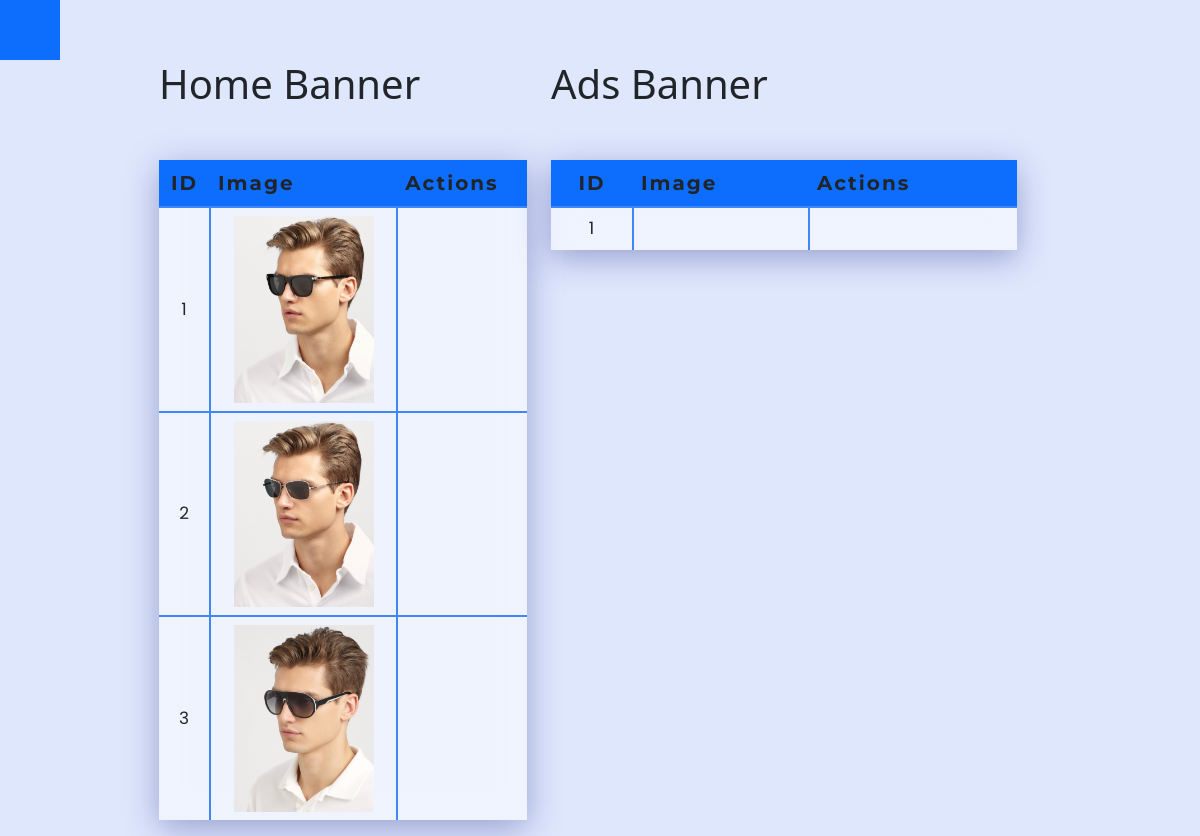
The page /admin/banner.php (signed in) on the database its author committed.
### tables this page shows
CREATE TABLE `home_banner` (
  `ID` int(11) NOT NULL,
  `Img_name` tinytext NOT NULL
);

CREATE TABLE `ads_banner` (
  `ID` int(11) NOT NULL,
  `Img_name` int(11) NOT NULL
);

### dbh/conn.php (called while the page is built, shortened)
<?php
function ENC($string, $action = 'encrypt')
{
  $encrypt_method = "AES-256-CBC";
  $secret_key = 'ZvOLdaDY4222yxiAVQuD3xg9bjbJ';
  $secret_iv = 'B7hm482C0zj';
  $key = hash('sha256', $secret_key);
  $iv = substr(hash('sha256', $secret_iv), 0, 16);
  if ($action == 'encrypt') {
    $output = openssl_encrypt($string, $encrypt_method, $key, 0, $iv);
    $output = base64_encode($output);
  } else if ($action == 'decrypt') {
    $output = openssl_decrypt(base64_decode($string), $encrypt_method, $key, 0, $iv);
  }
  return $output;
}

### admin/banner.php (the view, shortened to what this page needs)
<?php
 include_once '../dbh/conn.php';
 if(!isset($_SESSION['role'])){
    header("Location: ../login.php");
 }else{
?>
    <!DOCTYPE html>
    <html lang="en" style="height:100vh;background-color: #dfe7fd">
    <head>
        <link rel="stylesheet" href="../css/dash.css" />
        <link href="https://cdn.jsdelivr.net/npm/bootstrap@5.0.2/dist/css/bootstrap.min.css" rel="stylesheet" />
    </head>
    <body class="h-100">
        <div class="main h-100" style="background-color: #dfe7fd;">
        <?php
        include_once '../includes/slidebar.php';
        ?>
            <div class="container-fluid">
                <div class="row w-100 d-flex align-items-start justify-content-center">
                    <div class="col-lg-4 col-md-9 col-sm-10 col-11 ">
                        <p class="h1">Home Banner</p>
                        <div class="buttons">
                            <button class="ms-3 outterbutton insert"><i class="fal fa-plus-circle align-middle"></i></button>
                        </div>
                        <table class="table " cellspacing="0">
                            <tr class="bg-primary">
                                <th class="text-center">ID</th>
                                <th>Image</th>
                                <th>Actions</th>
                            </tr>
                            <?php
                            $sql = "SELECT * FROM home_banner;";
                            $result = mysqli_query($conn,$sql) or die("Query Unsuccessfull".$sql);
                            if(mysqli_num_rows($result) > 0){
                                while($rows = mysqli_fetch_assoc($result)){
                            ?>
                            <tr>
                                <td class="text-center align-middle"><?php echo $rows['ID']?></td>
                                <td class="text-center align-middle"><img class="align-middle"src="../uploads/<?php echo ENC($rows['Img_name'],'decrypt')?>" alt="" srcset="" width=140px></td>
                                <td class="d-flex justify-content-center">
                                    <form action="../operations/delete.php" method="POST" class="delete-form ms-2">
                                        <button name="delete_homeBanner" value="submit" class="innerbutton"><i class="far fa-eraser delete"></i></button>
                                    </form>
                                </td>
                            </tr>
                            <?php
                                }
                            }else if(mysqli_num_rows($result) == 0){
                                $sql1 = "ALTER TABLE home_banner AUTO_INCREMENT = 1;";
                                mysqli_query($conn,$sql1) or die("Query Unsuccessfull");
                            }
                            ?>
                        </table>
                    </div>
                    <div class="col-lg-5 col-md-10 col-sm-11 col-11 mt-lg-0 mt-5 t2-overflow">
                        <p class="h1">Ads Banner</p>
                        <div class="buttons">
                            <button class="ms-3 outterbutton insert2"><i class="fal fa-plus-circle align-middle"></i></button>
                        </div>
                        <table class="table">
                            <tr class="bg-primary">
                                <th class="text-center">ID</th>
                                <th>Image</th>
                                <th>Actions</th>
                            </tr>
                            <?php
                            $sql = "SELECT
                            *
                            FROM
                            ads_banner;";
                            $result = mysqli_query($conn,$sql);
                            if(mysqli_num_rows($result) > 0){
                                while($rows = mysqli_fetch_assoc($result)){
                            ?>
                            <tr>
                                <td class="text-center align-middle"><?php echo $rows['ID']?></td>
                                <td class="text-center align-middle"><img class="align-middle"src="../uploads/<?php echo ENC($rows['Img_name'],'decrypt')?>" alt="" srcset="" width=140px></td>
                                <td class="d-flex justify-content-center">
                                    <form action="../operations/delete.php" method="POST" class="delete-form ms-2">
                                        <button name="delete_adsBanner" value="submit" class="innerbutton"><i class="far fa-eraser delete"></i></button>
                                    </form>
                                </td>
                            </tr>
                            <?php
                                }
                            }else if(mysqli_num_rows($result) == 0){
                                $sql1 = "ALTER TABLE ads_banner AUTO_INCREMENT = 1;";
                                mysqli_query($conn,$sql1) or die("Query Unsuccessfull");
                            }
                            ?>
                        </table>
                    </div>
                </div>
            </div>
    </body>
    </html>
    <?php
    }
    ?>

### css/dash.css (style rules this page uses)
table { overflow-y: auto; margin: 20px auto; background: rgba(255, 255, 255, 0.5); box-shadow: 0 8px 32px 0 rgb(31 38 135 / 37%); backdrop-filter: blur(15px); -webkit-backdrop-filter: blur(15px); border-collapse: collapse !important; }
th { padding: 10px; text-transform: capitalize; font-family: cursive; font-family: "Montserrat", sans-serif; font-size: 20px; background-color: #4186f6; letter-spacing: 2px; }
tr:not(:last-child) { border-bottom: 2px solid #4186f6 !important; }
.table>:not(caption)>*>* { border-bottom-width: 0 !important; }
td { padding: 10px; text-align: center; font-size: 17px; font-family: "Poppins", sans-serif; font-weight: 400; max-width: 260px; word-wrap: break-word; }
td:not(:last-child) { border-right: 2px solid #4186f6; }
.outterbutton { border: none; background: transparent; font-size: 25px; cursor: pointer; }
.outterbutton:first-child { color: #0dbe0d; font-size: 28px; }
.innerbutton { text-decoration: none; color: black; border: none; cursor: pointer; background: transparent; text-align: center; font-size: 22px; }
.innerbutton:last-child { color: red; }
@media (min-width:1000px) { html { height: 100vh; } }

### rows shown on the page
home_banner: ID "1", shows a picture
home_banner: ID "2", shows a picture
home_banner: ID "3", shows a picture
ads_banner: ID "1"
